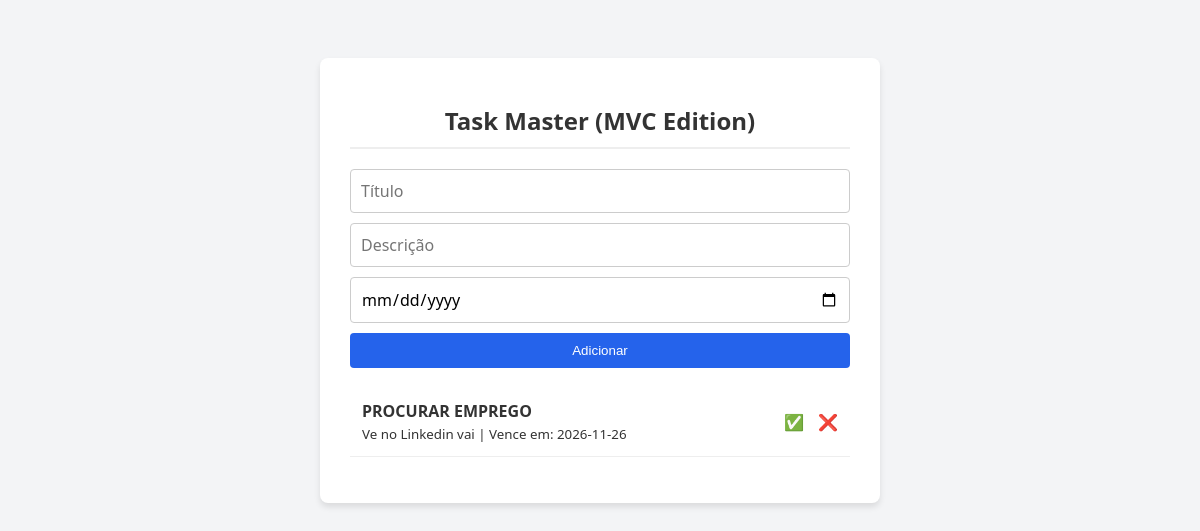
Before: / with the older database file.
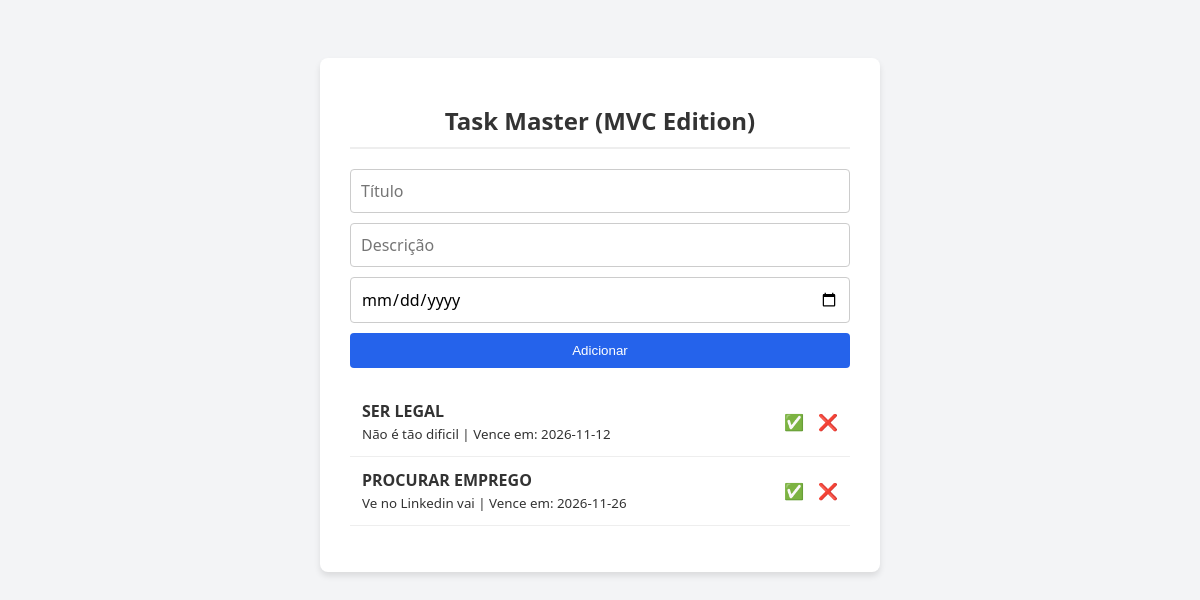
After: the same page with the newer database file.
### tables this page shows
CREATE TABLE tasks (
    id INTEGER PRIMARY KEY AUTOINCREMENT,
    title TEXT NOT NULL,
    done INTEGER DEFAULT 0
, description TEXT, due_date TEXT NOT NULL DEFAULT '', responsible TEXT NOT NULL DEFAULT '');

### src/View/TaskHtmlView.php (called while the page is built, shortened)
<?php
class TaskHtmlView implements TaskViewInterface {
    public function displayTasks(array $tasks) {
        require __DIR__ . '/list.php';
    }
}
?>

### src/Presenter/TaskPresenter.php (called while the page is built, shortened)
<?php
class TaskPresenter {
    private $model;
    private $view;
    public function __construct(Task $model, TaskViewInterface $view) {
        $this->model = $model;
        $this->view = $view;
    }
    public function index() {
        try {
            $tasks = $this->model->getAll();
            $this->view->displayTasks($tasks);
        } catch (Exception $e) {
            $this->view->showError($e->getMessage());
        }
    }
}
?>

### src/Model/Task.php (called while the page is built, shortened)
<?php
class Task {
    private $pdo;
    public function __construct(PDO $pdo) {
        $this->pdo = $pdo;
    }
    public function getAll() {
        $stmt = $this->pdo->query("SELECT * FROM tasks ORDER BY id DESC");
        return $stmt->fetchAll(PDO::FETCH_ASSOC);
    }
}
?>

### src/View/list.php (the view, shortened to what this page needs)
<!DOCTYPE html>
<html lang="pt-BR">
<head>
</head>
<body>
<div class="container">
    <h1>Task Master (MVC Edition)</h1>
    <form method="POST" action="index.php?action=create" class="form-group">
        <input type="text" name="title" placeholder="Título" required>
        <input type="text" name="description" placeholder="Descrição">
        <input type="date" name="due_date" required>
        <button type="submit">Adicionar</button>
    </form>
    <ul>
        <?php foreach ($tasks as $task): ?>
            <li class="<?php echo $task['done'] ? 'done' : ''; ?>">
                <div>
                    <strong><?php echo htmlspecialchars($task['title']); ?></strong><br>
                    <small><?php echo htmlspecialchars($task['description']); ?> | Vence em: <?php echo $task['due_date']; ?></small>
                </div>
                <div class="actions">
                    <?php if (!$task['done']): ?>
                        <a href="index.php?action=complete&id=<?php echo $task['id']; ?>">✅</a>
                    <?php endif; ?>
                    <a href="index.php?action=delete&id=<?php echo $task['id']; ?>">❌</a>
                </div>
            </li>
        <?php endforeach; ?>
    </ul>
</div>
</body>
</html>

### index.php (shortened to what this page needs)
<?php
$pdo = new PDO('sqlite:' . __DIR__ . '/tasks.sqlite');
$pdo->setAttribute(PDO::ATTR_ERRMODE, PDO::ERRMODE_EXCEPTION);
$model = new Task($pdo);
$view = new TaskHtmlView();
$presenter = new TaskPresenter($model, $view);
$action = $_GET['action'] ?? 'index';
if ($action === 'create') {
    $presenter->create($_POST['title'] ?? '', $_POST['description'] ?? '', $_POST['due_date'] ?? '');
} elseif ($action === 'complete') {
    $presenter->complete($_GET['id']);
} elseif ($action === 'delete') {
    $presenter->delete($_GET['id']);
} else {
    $presenter->index();
}
?>

### src/View/list.php (style rules this page uses)
body { font-family: 'Segoe UI', Tahoma, Geneva, Verdana, sans-serif; background-color: #f3f4f6; color: #333; display: flex; justify-content: center; padding-top: 50px; }
.container { background: #fff; padding: 30px; border-radius: 8px; box-shadow: 0 4px 6px rgba(0,0,0,0.1); width: 100%; max-width: 500px; }
h1 { font-size: 1.5rem; text-align: center; border-bottom: 2px solid #eee; padding-bottom: 10px; }
.form-group { display: flex; flex-direction: column; gap: 10px; margin-top: 20px; margin-bottom: 20px; }
input, textarea { box-sizing: border-box; width: 100%; padding: 10px; border: 1px solid #ccc; border-radius: 4px; font: inherit; }
button { background: #2563eb; color: white; border: none; padding: 10px 15px; border-radius: 4px; cursor: pointer; }
ul { list-style: none; padding: 0; }
li { display: flex; justify-content: space-between; align-items: center; padding: 12px; border-bottom: 1px solid #eee; }
.actions a { text-decoration: none; margin-left: 10px; cursor: pointer; }

Changed rows visible on the page:
added tasks: title "SER LEGAL", description "Não é tão dificil", due_date "2026-11-12"
